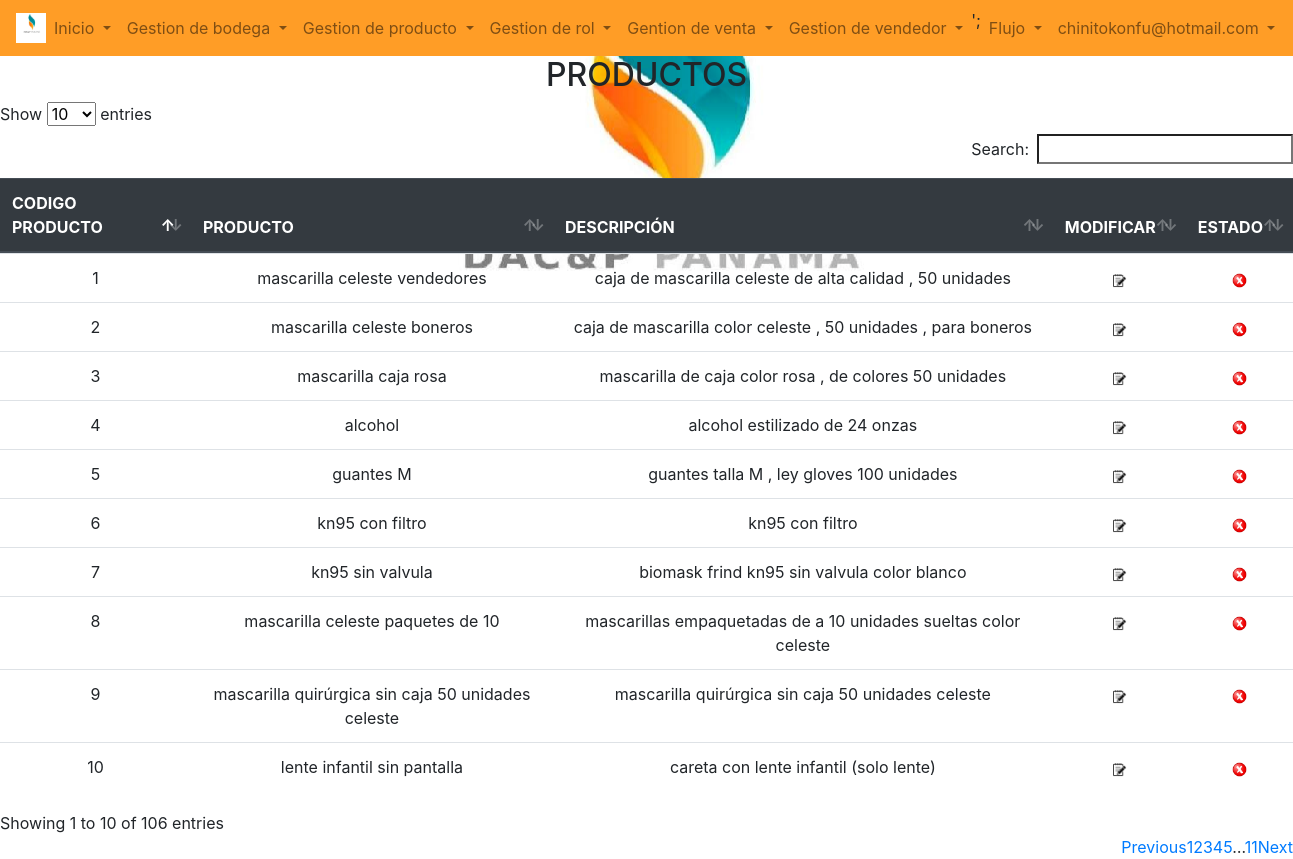
/form/form_consul_pro.php (signed in), run on the app's committed database.
### tables this page shows
CREATE TABLE `producto` (
  `id_producto` int(2) NOT NULL,
  `nom_produc` longtext NOT NULL,
  `des_produc` varchar(100) NOT NULL,
  `valor_produc` double DEFAULT NULL,
  `costo_produc` double DEFAULT NULL,
  `valor_mayorista` double NOT NULL,
  `can_min_bod` int(10) NOT NULL,
  `id_estado` int(2) NOT NULL
);

### config/querys.php (called while the page is built, shortened)
 <?php
  function obtener_producto (){
      $sql="select  *	from  producto;";
      return $sql;
  }   function obtener_producto_entrega(){
         $sql="select  *	from  producto where nom_produc like '%mas%' or nom_produc like '%care%';";
         return $sql;
     }
?>

### form/form_consul_pro.php (the view, shortened to what this page needs)
<?php
include_once  '../Config/querys.php';
include "cabecera.php";
include "maqueta.php";
$id_cone= conexion();
$Mostrar= obtener_producto();
$sql= mysqli_query($id_cone,$Mostrar);
?>
<!DOCTYPE html>
<html lang="es">
<head>
    <link rel="stylesheet" href="../css/estilosmaq.css" >
    <link rel="stylesheet" href="../css/bootstrap-4.4.1-dist/css/bootstrap.min.css">
    <link rel="stylesheet" type="text/css" href="../css/datatables.min.css">
</head>
<body>
<header>
    <div class="consinventario">
        <h2 ><center>PRODUCTOS</center></h2>
    </div>
</header>
<div class="table-responsive  table-hover" >
    <table class="table" id="tabla1">
        <thead   <thead class="thead-dark">
        <tr>
            <th> CODIGO PRODUCTO </th>
            <th> PRODUCTO</th>
            <th> DESCRIPCIÓN </th>
              <?php
            if($_SESSION['usu_rol_id']==1){
            echo "<th>MODIFICAR</th>
            <th>ESTADO</th>";
            }
            ?>
        </tr>
        </thead>
        <tbody>
        <?php
        while($fila = Mysqli_fetch_array($sql)){
            ?>
            <tr>
                <td> <center> <?php echo $fila ["id_producto"]?> </center> </td>
                <td> <center> <?php echo $fila['nom_produc'] ?>  </center> </td>
                <td> <center> <?php echo $fila ['des_produc']?> </center> </td>
                    <?php
                   	if($_SESSION['usu_rol_id']==1){
                    echo "<td> <center>  <a href='../form/form_modificar_pro.php?id_producto=".$fila['id_producto']."&producto=".$fila['nom_produc']."'>" ?>
                    <img title="Modificar Usuario" src="../img/modificar.png" style="width:15px;height:15px;"></center></a></td>
                <?php  if($fila['id_estado']==2){
                     echo"<td align=center><a href='../program/program_activar_pro.php?id_pro=".$fila['id_producto']."'>"?>
                        <img title="Activar" src="../img/activar.png" style="width:15px;height:15px;"></a></td>
                   <?php  }else {
                     echo"<td align=center><a href='../Program/program_inactivar_pro.php?id_pro=".$fila['id_producto']."'>"?>
                        <img title="Inactivar" src="../img/inactivar.png" style="width:15px;height:15px;"></a></td>
            <?php }
          } ?>
            </tr>
            <?php
        }
        ?>
        </tbody>
</div>
</body>
</body>
</html>

### css/estilosmaq.css (style rules this page uses)
body { background-repeat: no-repeat; background-image: url(../imagenes/logo.png); background-position: 50% -30%; overflow-x: hidden; }

### data on the page
producto: id_producto "1", nom_produc "mascarilla celeste vendedores", des_produc "caja de mascarilla celeste de alta calidad , 50 unidades"
producto: id_producto "2", nom_produc "mascarilla celeste boneros", des_produc "caja de mascarilla color celeste , 50 unidades , para boneros"
producto: id_producto "3", nom_produc "mascarilla caja rosa", des_produc "mascarilla de caja color rosa , de colores 50 unidades"
producto: id_producto "4", nom_produc "alcohol", des_produc "alcohol estilizado de 24 onzas"
producto: id_producto "5", nom_produc "guantes M", des_produc "guantes talla M , ley gloves 100 unidades"
producto: id_producto "6", nom_produc "kn95 con filtro", des_produc "kn95 con filtro"
producto: id_producto "7", nom_produc "kn95 sin valvula", des_produc "biomask frind kn95 sin valvula color blanco"
producto: id_producto "8", nom_produc "mascarilla celeste paquetes de 10", des_produc "mascarillas empaquetadas de a 10 unidades sueltas color celeste"
producto: id_producto "9", nom_produc "mascarilla quirúrgica sin caja 50 unidades celeste", des_produc "mascarilla quirúrgica sin caja 50 unidades celeste"
producto: id_producto "10", nom_produc "lente infantil sin pantalla", des_produc "careta con lente infantil (solo lente)"

### other printed values
$_SESSION['usu_login'] "chinitokonfu@hotmail.com"
